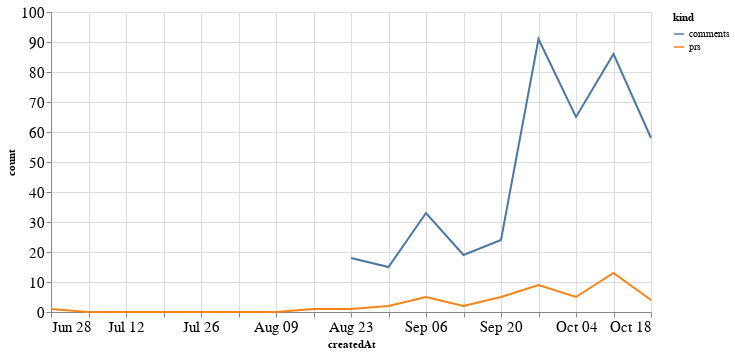

This figure's notebook cell:
### Code cell
alt.Chart(total_time, width=600).mark_line().encode(
    x='createdAt',
    y='count',
    color='kind'
)

### Figure 1 — Vega-Lite specification as saved in the notebook (floating-point values rounded to 4 significant figures)
{"config": {"axisLeft": {"labelFontSize": 15}, "axisBottom": {"labelFontSize": 15}}, "data": {"name": "data-724ca13247d81d3bd8b5375411ed8d01"}, "mark": "line", "encoding": {"color": {"type": "nominal", "field": "kind"}, "x": {"type": "temporal", "field": "createdAt"}, "y": {"type": "quantitative", "field": "count"}}, "width": 600, "$schema": "https://vega.github.io/schema/vega-lite/v4.8.1.json", "datasets": {"data-724ca13247d81d3bd8b5375411ed8d01": [{"createdAt": "2020-06-28T00:00:00", "kind": "prs", "count": 1.0}, {"createdAt": "2020-07-05T00:00:00", "kind": "prs", "count": 0.0}, {"createdAt": "2020-07-12T00:00:00", "kind": "prs", "count": 0.0}, {"createdAt": "2020-07-19T00:00:00", "kind": "prs", "count": 0.0}, {"createdAt": "2020-07-26T00:00:00", "kind": "prs", "count": 0.0}, {"createdAt": "2020-08-02T00:00:00", "kind": "prs", "count": 0.0}, {"createdAt": "2020-08-09T00:00:00", "kind": "prs", "count": 0.0}, {"createdAt": "2020-08-16T00:00:00", "kind": "prs", "count": 1.0}, {"createdAt": "2020-08-23T00:00:00", "kind": "prs", "count": 1.0}, {"createdAt": "2020-08-30T00:00:00", "kind": "prs", "count": 2.0}, {"createdAt": "2020-09-06T00:00:00", "kind": "prs", "count": 5.0}, {"createdAt": "2020-09-13T00:00:00", "kind": "prs", "count": 2.0}, {"createdAt": "2020-09-20T00:00:00", "kind": "prs", "count": 5.0}, {"createdAt": "2020-09-27T00:00:00", "kind": "prs", "count": 9.0}, {"createdAt": "2020-10-04T00:00:00", "kind": "prs", "count": 5.0}, {"createdAt": "2020-10-11T00:00:00", "kind": "prs", "count": 13.0}, {"createdAt": "2020-10-18T00:00:00", "kind": "prs", "count": 4.0}, {"createdAt": "2020-06-28T00:00:00", "kind": "comments", "count": null}, {"createdAt": "2020-07-05T00:00:00", "kind": "comments", "count": null}, {"createdAt": "2020-07-12T00:00:00", "kind": "comments", "count": null}, {"createdAt": "2020-07-19T00:00:00", "kind": "comments", "count": null}, {"createdAt": "2020-07-26T00:00:00", "kind": "comments", "count": null}, {"createdAt": "2020-08-02T00:00:00", "kind": "comments", "count": null}, {"createdAt": "2020-08-09T00:00:00", "kind": "comments", "count": null}, {"createdAt": "2020-08-16T00:00:00", "kind": "comments", "count": null}, {"createdAt": "2020-08-23T00:00:00", "kind": "comments", "count": 18.0}, {"createdAt": "2020-08-30T00:00:00", "kind": "comments", "count": 15.0}, {"createdAt": "2020-09-06T00:00:00", "kind": "comments", "count": 33.0}, {"createdAt": "2020-09-13T00:00:00", "kind": "comments", "count": 19.0}, {"createdAt": "2020-09-20T00:00:00", "kind": "comments", "count": 24.0}, {"createdAt": "2020-09-27T00:00:00", "kind": "comments", "count": 91.0}, {"createdAt": "2020-10-04T00:00:00", "kind": "comments", "count": 65.0}, {"createdAt": "2020-10-11T00:00:00", "kind": "comments", "count": 86.0}, {"createdAt": "2020-10-18T00:00:00", "kind": "comments", "count": 58.0}]}}
